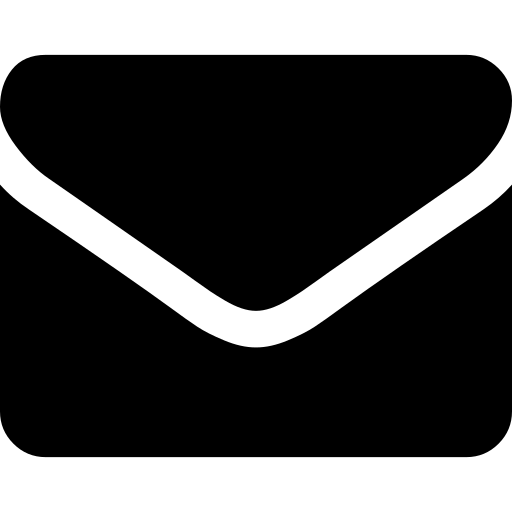
#> input picture mail.png, 512 x 512 px
$ jupyter execute --allow-errors Spam_sms_collection.ipynb   (shell and % lines are left out)
#> lines starting #> are read from the running program, lines starting #| are printed output that depends on the picture
# Spam Message Filter

[cell 1]
import pandas as pd
import numpy as np
import matplotlib.pyplot as plt
import seaborn as sns
import nltk
from nltk.stem import PorterStemmer
from nltk.corpus import stopwords
from nltk.tokenize import word_tokenize
from wordcloud import WordCloud
from PIL import Image
from sklearn import metrics
from sklearn.metrics import confusion_matrix, roc_curve
from sklearn.metrics import classification_report

[cell 2]
data=pd.read_csv('spam.csv',encoding='latin-1')
#> (reads spam.csv from the repository)

### Data Cleaning and Text Pre-processing

[cell 3]
data.head()

[cell 4]
data.dropna(how="any", inplace=True, axis=1)
data.columns=['Category','Message']
data['Category']=data['Category'].map({'ham':0,'spam':1})
data.head()
Original=data.copy()

[cell 5]
data.isnull().sum()

[cell 6]
#nltk.download('punkt')
#nltk.download('stopwords')

[cell 7]
def clean_msg(message):
    ''' Inputs the messages in the data
    1. Removes stopwords
    2. Removes punctuations
    Returns filtered message as a string'''
    stop_words=set(stopwords.words('english'))
    msg= message
    words=word_tokenize(msg.lower())
    filtered_msg=[]
    for elem in words:
        if(elem not in stop_words and elem.isalnum()):
            stemmer=PorterStemmer()
            stemmed=stemmer.stem(elem)
            filtered_msg.append(stemmed)
    return(' '.join(filtered_msg))

#> (a cell that did not finish here is left out)

[cell 9]
data.head()

### Exploratory Data Analysis

[cell 10]
spam_count=data.Category.value_counts()[1]
ham_count=data.Category.value_counts()[0]
plt.figure(figsize=(3.5,3.5),dpi=110)
plt.pie([spam_count,ham_count],labels=['Spam Messages','Legit Messages'],textprops={'fontsize':8},autopct='%1.2f%%')
plt.show()
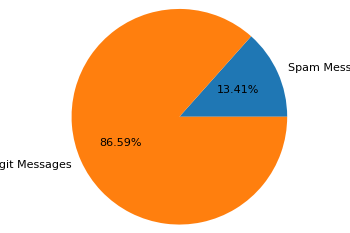
#> figure drawn by matplotlib, 1 panel

86.59% of our messages are Legit.

Number of total words used in a message can be a useful feature for us.

[cell 11]
def totalwords(message):
    return(len(message.split()))
data['Totalwords']=data['Message'].apply(totalwords)

[cell 12]
data.head()

[cell 13]
plt.figure(1,figsize=(18,5))

plt.subplot(1,2,1)
plt.scatter(x=data[data.Category==1].index,y=data[data.Category==1]['Totalwords'],alpha=0.8,color='#ff5722')
plt.ylabel('Total Number of Words',fontdict={'fontsize':13})
plt.title('Spam Messages',fontdict={'fontsize':20})
plt.yticks(np.arange(0,50,step=10))

plt.subplot(1,2,2)
plt.scatter(x=data[data.Category==0].index,y=data[data.Category==0]['Totalwords'],alpha=0.4,color='#303f9f')
plt.ylabel('Total Number of Words',fontdict={'fontsize':13})
plt.title('Legit Messages',fontdict={'fontsize':20})
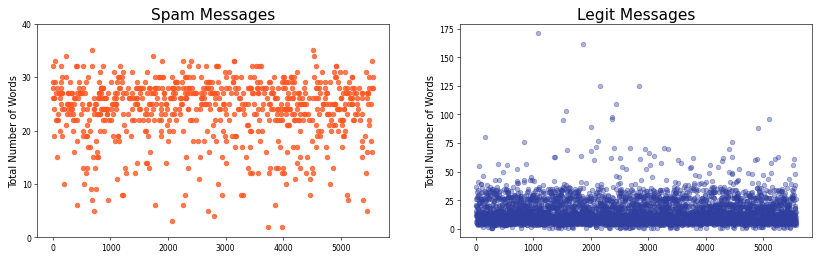
#> figure drawn by matplotlib, 2 panels

A clear distinction can be seen between Spam and Legit Messages from above plots. Spam messages mostly contain more number of words(20-30) as compared to Non-spam messages (5-25).

#> (a cell that did not finish here is left out)

[cell 15]
file='mail.png'
icon=Image.open(file).convert('RGBA')
#> icon is the input picture: PIL image 512x512 RGBA; mean R, G, B, A 0, 0, 0, 176.4
image_mask=Image.new(mode='RGBA',size=icon.size,color=(255,255,255))
#> image_mask: PIL image 512x512 RGBA; every value is 255
image_mask.paste(icon,box=icon)
array=np.array(image_mask)
